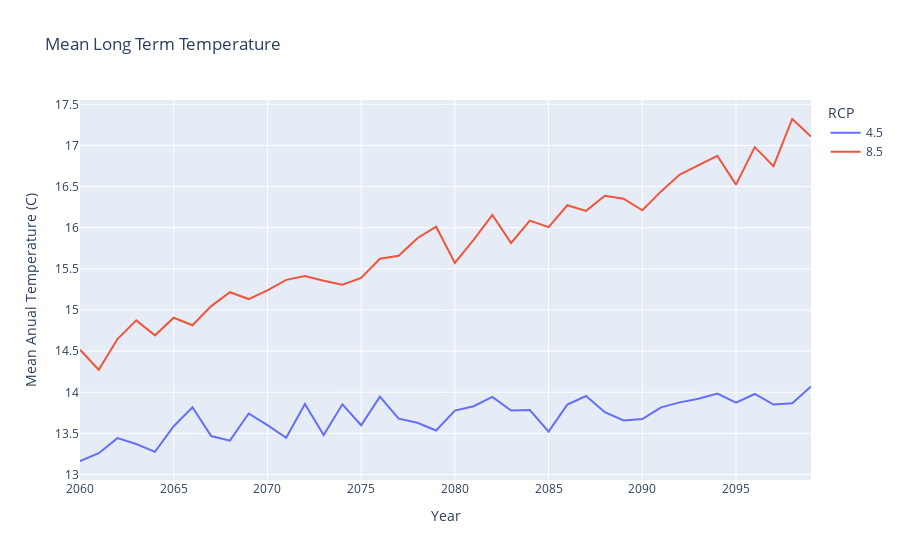

Notebook code cell kept with this figure:
### Code cell
#plot annual mean temp
# set temp df for plot
plot_df = df[df['TimePeriod'] == 'LT']
# find mean temp of all collection site per year
plot_df = plot_df.groupby(['year', 'RCP'])['T_Annual'].mean().reset_index()
#plotly plot
fig = px.line(plot_df,
              x='year',
              y='T_Annual',
              color= 'RCP',
              title='Mean Long Term Temperature',
              labels={
                     "year": "Year",
                     "T_Annual": "Mean Anual Temperature (C)"
                 }
              )
#remove hist from legend
for trace in fig.data:
    if trace.name == 'historical':
        trace.showlegend = False
#print fig
fig.show()

### Figure 1 — Plotly figure (JSON) as saved in the notebook; plotly's stock layout.template omitted (floating-point values rounded to 4 significant figures)
{"data": [{"hovertemplate": "RCP=4.5<br>Year=%{x}<br>Mean Anual Temperature (C)=%{y}<extra></extra>", "legendgroup": "4.5", "line": {"color": "#636efa", "dash": "solid"}, "marker": {"symbol": "circle"}, "mode": "lines", "name": "4.5", "orientation": "v", "showlegend": true, "type": "scatter", "x": [2060, 2061, 2062, 2063, 2064, 2065, 2066, 2067, 2068, 2069, 2070, 2071, 2072, 2073, 2074, 2075, 2076, 2077, 2078, 2079, 2080, 2081, 2082, 2083, 2084, 2085, 2086, 2087, 2088, 2089, 2090, 2091, 2092, 2093, 2094, 2095, 2096, 2097, 2098, 2099], "xaxis": "x", "y": [13.17, 13.26, 13.44, 13.37, 13.28, 13.59, 13.82, 13.47, 13.41, 13.74, 13.6, 13.45, 13.86, 13.48, 13.85, 13.6, 13.95, 13.68, 13.63, 13.54, 13.78, 13.83, 13.94, 13.78, 13.78, 13.52, 13.85, 13.96, 13.76, 13.66, 13.68, 13.82, 13.88, 13.92, 13.98, 13.87, 13.98, 13.85, 13.87, 14.07], "yaxis": "y"}, {"hovertemplate": "RCP=8.5<br>Year=%{x}<br>Mean Anual Temperature (C)=%{y}<extra></extra>", "legendgroup": "8.5", "line": {"color": "#EF553B", "dash": "solid"}, "marker": {"symbol": "circle"}, "mode": "lines", "name": "8.5", "orientation": "v", "showlegend": true, "type": "scatter", "x": [2060, 2061, 2062, 2063, 2064, 2065, 2066, 2067, 2068, 2069, 2070, 2071, 2072, 2073, 2074, 2075, 2076, 2077, 2078, 2079, 2080, 2081, 2082, 2083, 2084, 2085, 2086, 2087, 2088, 2089, 2090, 2091, 2092, 2093, 2094, 2095, 2096, 2097, 2098, 2099], "xaxis": "x", "y": [14.52, 14.27, 14.65, 14.87, 14.69, 14.91, 14.81, 15.05, 15.22, 15.13, 15.24, 15.37, 15.41, 15.35, 15.31, 15.39, 15.62, 15.66, 15.87, 16.01, 15.57, 15.85, 16.15, 15.81, 16.09, 16.01, 16.27, 16.21, 16.39, 16.35, 16.21, 16.44, 16.65, 16.76, 16.87, 16.52, 16.98, 16.75, 17.32, 17.11], "yaxis": "y"}, {"hovertemplate": "RCP=historical<br>Year=%{x}<br>Mean Anual Temperature (C)=%{y}<extra></extra>", "legendgroup": "historical", "line": {"color": "#00cc96", "dash": "solid"}, "marker": {"symbol": "circle"}, "mode": "lines", "name": "historical", "orientation": "v", "showlegend": false, "type": "scatter", "x": [2060, 2061, 2062, 2063, 2064, 2065, 2066, 2067, 2068, 2069, 2070, 2071, 2072, 2073, 2074, 2075, 2076, 2077, 2078, 2079, 2080, 2081, 2082, 2083, 2084, 2085, 2086, 2087, 2088, 2089, 2090, 2091, 2092, 2093, 2094, 2095, 2096, 2097, 2098, 2099], "xaxis": "x", "y": [null, null, null, null, null, null, null, null, null, null, null, null, null, null, null, null, null, null, null, null, null, null, null, null, null, null, null, null, null, null, null, null, null, null, null, null, null, null, null, null], "yaxis": "y"}], "layout": {"legend": {"title": {"text": "RCP"}, "tracegroupgap": 0}, "title": {"text": "Mean Long Term Temperature"}, "xaxis": {"anchor": "y", "domain": [0, 1], "title": {"text": "Year"}}, "yaxis": {"anchor": "x", "domain": [0, 1], "title": {"text": "Mean Anual Temperature (C)"}}}}
